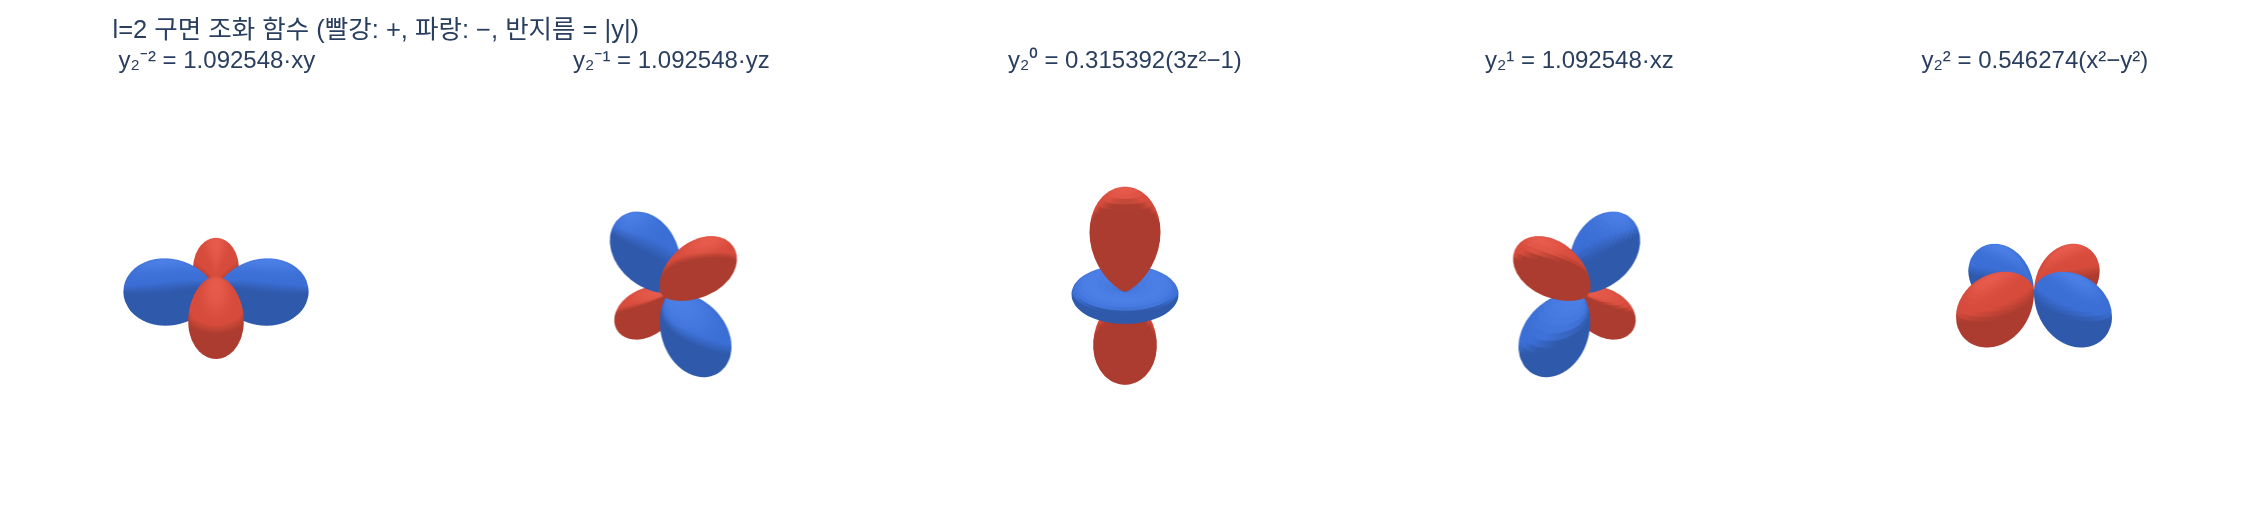

Generate this figure with Python:
# %% [markdown]
# # $l=2$ 구면 조화 함수 5개의 데카르트 표현
#
# 구면 좌표 $(\theta,\phi)$ 대신 단위 방향 벡터 $\vec n=(x,y,z)$,
# $(x,y,z)=(\sin\theta\cos\phi,\ \sin\theta\sin\phi,\ \cos\theta)$ 를 쓰면
# $l=2$ 밴드의 실수 구면 조화 함수는 단순한 2차 다항식이 된다.
#
# $$
# \begin{aligned}
# y_2^{-2}&=1.092548\,xy &\quad y_2^{-1}&=1.092548\,yz \\
# y_2^{0}&=0.315392\,(3z^2-1) &\quad y_2^{1}&=1.092548\,xz \\
# y_2^{2}&=0.546274\,(x^2-y^2)
# \end{aligned}
# $$
#
# 이 스크립트는 (1) 계수가 어디서 오는지, (2) 구면좌표 정의와 수치적으로 일치하는지,
# (3) 정규직교성, (4) 각 함수의 모양을 단계적으로 확인한다.

# %%
# 필요 패키지: numpy, plotly, kaleido
import numpy as np
import plotly.graph_objects as go
from plotly.subplots import make_subplots


def _show(fig):
    try:
        from IPython import get_ipython
        if get_ipython() is not None:  # VSCode 셀/Jupyter에서만 렌더링
            fig.show()
    except ImportError:
        pass


# %% [markdown]
# ## 1단계: 데카르트 형태 정의 (카드의 답)
# 실제 렌더러(예: 3DGS의 `SH_C2`)에서 그대로 쓰는 상수들이다.

# %%
def sh2_cartesian(x, y, z):
    """l=2 밴드 5개를 m=-2..2 순서로 반환."""
    return np.stack([
        1.092548 * x * y,               # y_2^-2
        1.092548 * y * z,               # y_2^-1
        0.315392 * (3 * z**2 - 1),      # y_2^0
        1.092548 * x * z,               # y_2^1
        0.546274 * (x**2 - y**2),       # y_2^2
    ])


n = np.array([0.6, 0.0, 0.8])  # 단위 벡터 예시
print("|n| =", np.linalg.norm(n))
for m, v in zip(range(-2, 3), sh2_cartesian(*n)):
    print(f"y_2^{m:+d}(0.6, 0, 0.8) = {v:+.6f}")
# 출력:
# |n| = 1.0
# y_2^-2(0.6, 0, 0.8) = +0.000000
# y_2^-1(0.6, 0, 0.8) = +0.000000
# y_2^+0(0.6, 0, 0.8) = +0.290161
# y_2^+1(0.6, 0, 0.8) = +0.524423
# y_2^+2(0.6, 0, 0.8) = +0.196659

# %% [markdown]
# ## 2단계: 상수는 어디서 오나?
# 정규화 상수 $K_l^m=\sqrt{\frac{2l+1}{4\pi}\frac{(l-|m|)!}{(l+|m|)!}}$ 와
# 실수형 SH의 $\sqrt2$ 인자, 그리고 버금 르장드르 다항식 $P_2^{|m|}(\cos\theta)$ 의 앞 계수를 곱하면 된다.
#
# - $P_2^0(z)=\tfrac12(3z^2-1)$ → $0.315392 = \tfrac12\sqrt{\tfrac{5}{4\pi}}$
# - $P_2^1(z)=-3z\sqrt{1-z^2}$ → $1.092548=\sqrt2\cdot 3\cdot\sqrt{\tfrac{5}{4\pi}\tfrac{1}{6}}=\tfrac12\sqrt{\tfrac{15}{\pi}}$
# - $P_2^2(z)=3(1-z^2)$ → $0.546274=\sqrt2\cdot 3\cdot\sqrt{\tfrac{5}{4\pi}\tfrac{1}{24}}=\tfrac14\sqrt{\tfrac{15}{\pi}}$

# %%
from math import pi, sqrt, factorial


def K(l, m):
    return sqrt((2 * l + 1) / (4 * pi) * factorial(l - abs(m)) / factorial(l + abs(m)))


print("0.315392 ?=", 0.5 * K(2, 0))
print("1.092548 ?=", sqrt(2) * 3 * K(2, 1), "=", 0.5 * sqrt(15 / pi))
print("0.546274 ?=", sqrt(2) * 3 * K(2, 2), "=", 0.25 * sqrt(15 / pi))
# 출력:
# 0.315392 ?= 0.31539156525252005
# 1.092548 ?= 1.0925484305920794 = 1.0925484305920792
# 0.546274 ?= 0.5462742152960397 = 0.5462742152960396

# %% [markdown]
# ## 3단계: 구면좌표 정의와 수치적으로 일치하는지 확인
# 원문의 `SH(l, m, theta, phi)` 정의(m=0: $K P$, m>0: $\sqrt2 K\cos(m\phi)P$, m<0: $\sqrt2 K\sin(|m|\phi)P$)를
# 그대로 구현하고, 데카르트 형태와 무작위 방향에서 비교한다.
#
# 주의: 원문 재귀식의 $P_l^m$ 은 **콘던–쇼틀리 위상** $(-1)^m$ 을 포함한다
# ($P_2^1=-3z\sqrt{1-z^2}$). 표로 정리된 데카르트 형태(그리고 3DGS 등의 `SH_C2`)는 이 부호를 뺀 것이라
# $m=\pm1$ 에서 부호만 반대로 나온다. 그래프 렌더링/투영 재구성에서는 기저와 계수가 같은 부호 규약을 쓰면 되므로 결과에 영향이 없다.

# %%
def P(l, m, x):
    """버금 르장드르 다항식 P_l^m(x), 원문 코드와 같은 재귀."""
    pmm = 1.0
    if m > 0:
        somx2 = np.sqrt((1 - x) * (1 + x))
        fact = 1.0
        for _ in range(m):
            pmm *= -fact * somx2
            fact += 2
    if l == m:
        return pmm
    pmmp1 = x * (2 * m + 1) * pmm
    if l == m + 1:
        return pmmp1
    pll = 0.0
    for ll in range(m + 2, l + 1):
        pll = ((2 * ll - 1) * x * pmmp1 - (ll + m - 1) * pmm) / (ll - m)
        pmm, pmmp1 = pmmp1, pll
    return pll


def sh_spherical(l, m, theta, phi):
    if m == 0:
        return K(l, 0) * P(l, 0, np.cos(theta))
    if m > 0:
        return sqrt(2) * K(l, m) * np.cos(m * phi) * P(l, m, np.cos(theta))
    return sqrt(2) * K(l, -m) * np.sin(-m * phi) * P(l, -m, np.cos(theta))


rng = np.random.default_rng(0)
theta = rng.uniform(0, pi, 1000)
phi = rng.uniform(0, 2 * pi, 1000)
x, y, z = np.sin(theta) * np.cos(phi), np.sin(theta) * np.sin(phi), np.cos(theta)

cart = sh2_cartesian(x, y, z)
sph = np.stack([sh_spherical(2, m, theta, phi) for m in range(-2, 3)])
for i, m in enumerate(range(-2, 3)):
    d_raw = np.abs(cart[i] - sph[i]).max()
    d_fix = np.abs(cart[i] - (-1) ** abs(m) * sph[i]).max()   # 콘던-쇼틀리 위상 제거
    print(f"m={m:+d}: max|cart - sph| = {d_raw:.2e},  위상 (-1)^|m| 제거 후 = {d_fix:.2e}")
# 출력:
# m=-2: max|cart - sph| = 2.15e-07,  위상 (-1)^|m| 제거 후 = 2.15e-07
# m=-1: max|cart - sph| = 1.09e+00,  위상 (-1)^|m| 제거 후 = 2.14e-07
# m=+0: max|cart - sph| = 8.69e-07,  위상 (-1)^|m| 제거 후 = 8.69e-07
# m=+1: max|cart - sph| = 1.09e+00,  위상 (-1)^|m| 제거 후 = 2.15e-07
# m=+2: max|cart - sph| = 2.15e-07,  위상 (-1)^|m| 제거 후 = 2.15e-07
# → m=±1은 부호만 다르고(콘던-쇼틀리 위상), 위상을 맞추면 전부 1e-6 이내로 일치. 잔차는 소수 6자리 반올림 상수 탓.

# %% [markdown]
# ## 4단계: 정규직교성 확인
# 구면 위 몬테카를로 적분으로 $\int y_i y_j\, d\Omega \approx 4\pi\cdot\mathrm{mean}(y_i y_j)$ 가
# 단위행렬에 가까운지 본다. 이 성질 덕분에 투영 계수를 단순 적분으로 얻을 수 있다.

# %%
N = 200_000
v = rng.normal(size=(3, N))
v /= np.linalg.norm(v, axis=0)          # 균일한 구면 샘플
Y = sh2_cartesian(*v)                    # (5, N)
G = 4 * pi * (Y @ Y.T) / N
np.set_printoptions(precision=3, suppress=True)
print(G)
# 출력:
# [[ 1.004 -0.002  0.002 -0.007 -0.001]
#  [-0.002  1.     0.001  0.001 -0.001]
#  [ 0.002  0.001  0.998 -0.001  0.002]
#  [-0.007  0.001 -0.001  1.001 -0.002]
#  [-0.001 -0.001  0.002 -0.002  0.998]]
# (몬테카를로 오차 ~1e-3 범위에서 단위행렬)

# %% [markdown]
# ## 5단계: 다섯 함수의 모양
# 반지름을 $|y_2^m(\vec n)|$ 로 두고 부호를 색으로 표시한 전형적인 "로브" 그림.
# - $xy, yz, xz, x^2-y^2$: 네 개의 로브 (클로버 모양), 축 위치만 다름
# - $3z^2-1$: z축 방향 두 로브 + 적도 둘레의 도넛

# %%
th = np.linspace(0, pi, 60)
ph = np.linspace(0, 2 * pi, 120)
TH, PH = np.meshgrid(th, ph)
X, Yc, Z = np.sin(TH) * np.cos(PH), np.sin(TH) * np.sin(PH), np.cos(TH)
vals = sh2_cartesian(X, Yc, Z)

titles = ["y₂⁻² = 1.092548·xy", "y₂⁻¹ = 1.092548·yz", "y₂⁰ = 0.315392(3z²−1)",
          "y₂¹ = 1.092548·xz", "y₂² = 0.546274(x²−y²)"]
fig = make_subplots(rows=1, cols=5, specs=[[{"type": "surface"}] * 5],
                    subplot_titles=titles, horizontal_spacing=0.01)
for i in range(5):
    r = np.abs(vals[i])
    fig.add_trace(go.Surface(x=r * X, y=r * Yc, z=r * Z, surfacecolor=np.sign(vals[i]),
                             colorscale=[[0, "#3b6fd6"], [1, "#d64b3b"]], cmin=-1, cmax=1,
                             showscale=False), row=1, col=i + 1)
lim = 0.7
scene = dict(xaxis=dict(range=[-lim, lim], visible=False), yaxis=dict(range=[-lim, lim], visible=False),
             zaxis=dict(range=[-lim, lim], visible=False), aspectmode="cube",
             camera=dict(eye=dict(x=1.4, y=1.4, z=1.0)))
fig.update_layout(height=340, width=1500, margin=dict(l=0, r=0, t=50, b=0),
                  title_text="l=2 구면 조화 함수 (빨강: +, 파랑: −, 반지름 = |y|)",
                  **{f"scene{i}" if i > 1 else "scene": scene for i in range(1, 6)})
_show(fig)
import os
fig.write_image(os.path.join(os.path.dirname(os.path.abspath(__file__)) if "__file__" in dir() else ".", "expy.png"), scale=1.5)
print("saved expy.png")
# 출력:
# saved expy.png

# %% [markdown]
# ## 정리
# - $l=2$ 밴드는 $x,y,z$의 **2차 동차식** 5개: $xy,\ yz,\ 3z^2-1,\ xz,\ x^2-y^2$.
# - 계수 $1.092548=\tfrac12\sqrt{15/\pi}$, $0.546274=\tfrac14\sqrt{15/\pi}$, $0.315392=\tfrac14\sqrt{5/\pi}$
#   는 $K_l^m$, $\sqrt2$, 르장드르 계수의 곱이며, 구면 위에서 정규직교가 되게 맞춘 값이다.
# - 표의 데카르트 형태는 콘던–쇼틀리 위상 $(-1)^m$ 을 뺀 규약(그래픽스 관행)이라 $m=\pm1$ 부호가 교과서식 $P_l^m$ 과 다를 수 있다.
# - 구현에서는 $\theta,\phi$ 를 거치지 않고 단위 벡터 $\vec n$ 을 바로 다항식에 넣기만 하면 된다.
